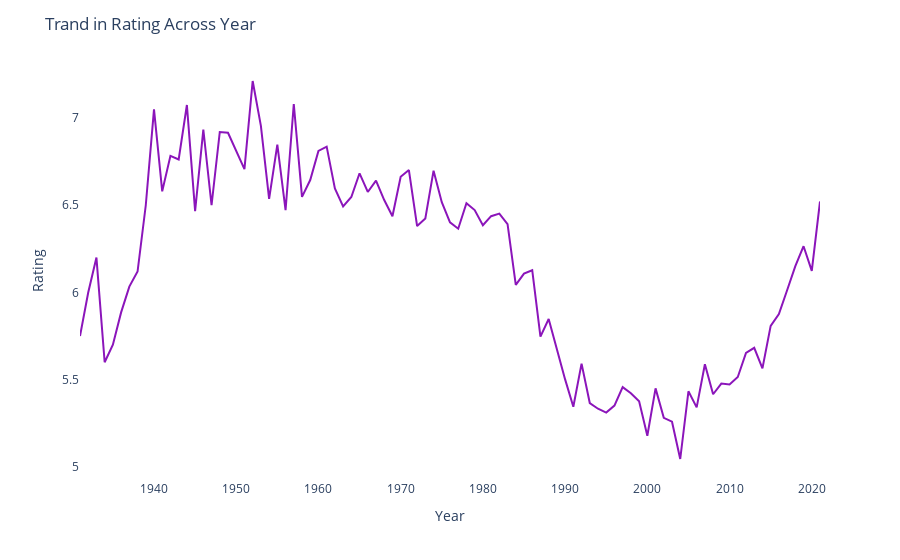

This figure's notebook cell:
### Code cell
#Plot trand in rating across year
year_avg_rating = df.groupby('Year')['Rating'].mean().reset_index()
rating_trand_fig = px.line(year_avg_rating, x='Year', y='Rating', color_discrete_sequence=['#8B15BA'])
rating_trand_fig.update_layout(title='Trand in Rating Across Year', plot_bgcolor='white')
rating_trand_fig.show()

### Figure 1 — Plotly figure (JSON) as saved in the notebook; plotly's stock layout.template omitted (floating-point values rounded to 4 significant figures)
{"data": [{"hovertemplate": "Year=%{x}<br>Rating=%{y}<extra></extra>", "legendgroup": "", "line": {"color": "#8B15BA", "dash": "solid"}, "marker": {"symbol": "circle"}, "mode": "lines", "name": "", "orientation": "v", "showlegend": false, "type": "scatter", "x": [1931, 1932, 1933, 1934, 1935, 1936, 1937, 1938, 1939, 1940, 1941, 1942, 1943, 1944, 1945, 1946, 1947, 1948, 1949, 1950, 1951, 1952, 1953, 1954, 1955, 1956, 1957, 1958, 1959, 1960, 1961, 1962, 1963, 1964, 1965, 1966, 1967, 1968, 1969, 1970, 1971, 1972, 1973, 1974, 1975, 1976, 1977, 1978, 1979, 1980, 1981, 1982, 1983, 1984, 1985, 1986, 1987, 1988, 1989, 1990, 1991, 1992, 1993, 1994, 1995, 1996, 1997, 1998, 1999, 2000, 2001, 2002, 2003, 2004, 2005, 2006, 2007, 2008, 2009, 2010, 2011, 2012, 2013, 2014, 2015, 2016, 2017, 2018, 2019, 2020, 2021], "xaxis": "x", "y": [5.75, 6, 6.2, 5.6, 5.7, 5.886, 6.033, 6.12, 6.5, 7.05, 6.58, 6.783, 6.763, 7.075, 6.467, 6.933, 6.5, 6.92, 6.915, 6.811, 6.707, 7.213, 6.955, 6.537, 6.848, 6.471, 7.081, 6.548, 6.644, 6.812, 6.836, 6.597, 6.493, 6.547, 6.683, 6.576, 6.641, 6.53, 6.437, 6.663, 6.702, 6.381, 6.424, 6.698, 6.517, 6.402, 6.366, 6.512, 6.472, 6.386, 6.437, 6.452, 6.392, 6.043, 6.108, 6.127, 5.747, 5.848, 5.668, 5.501, 5.344, 5.592, 5.366, 5.333, 5.311, 5.351, 5.457, 5.422, 5.376, 5.178, 5.45, 5.281, 5.259, 5.045, 5.433, 5.341, 5.588, 5.416, 5.477, 5.472, 5.515, 5.653, 5.683, 5.565, 5.808, 5.876, 6.013, 6.15, 6.265, 6.124, 6.522], "yaxis": "y"}], "layout": {"legend": {"tracegroupgap": 0}, "margin": {"t": 60}, "plot_bgcolor": "white", "title": {"text": "Trand in Rating Across Year"}, "xaxis": {"anchor": "y", "domain": [0, 1], "title": {"text": "Year"}}, "yaxis": {"anchor": "x", "domain": [0, 1], "title": {"text": "Rating"}}}}
